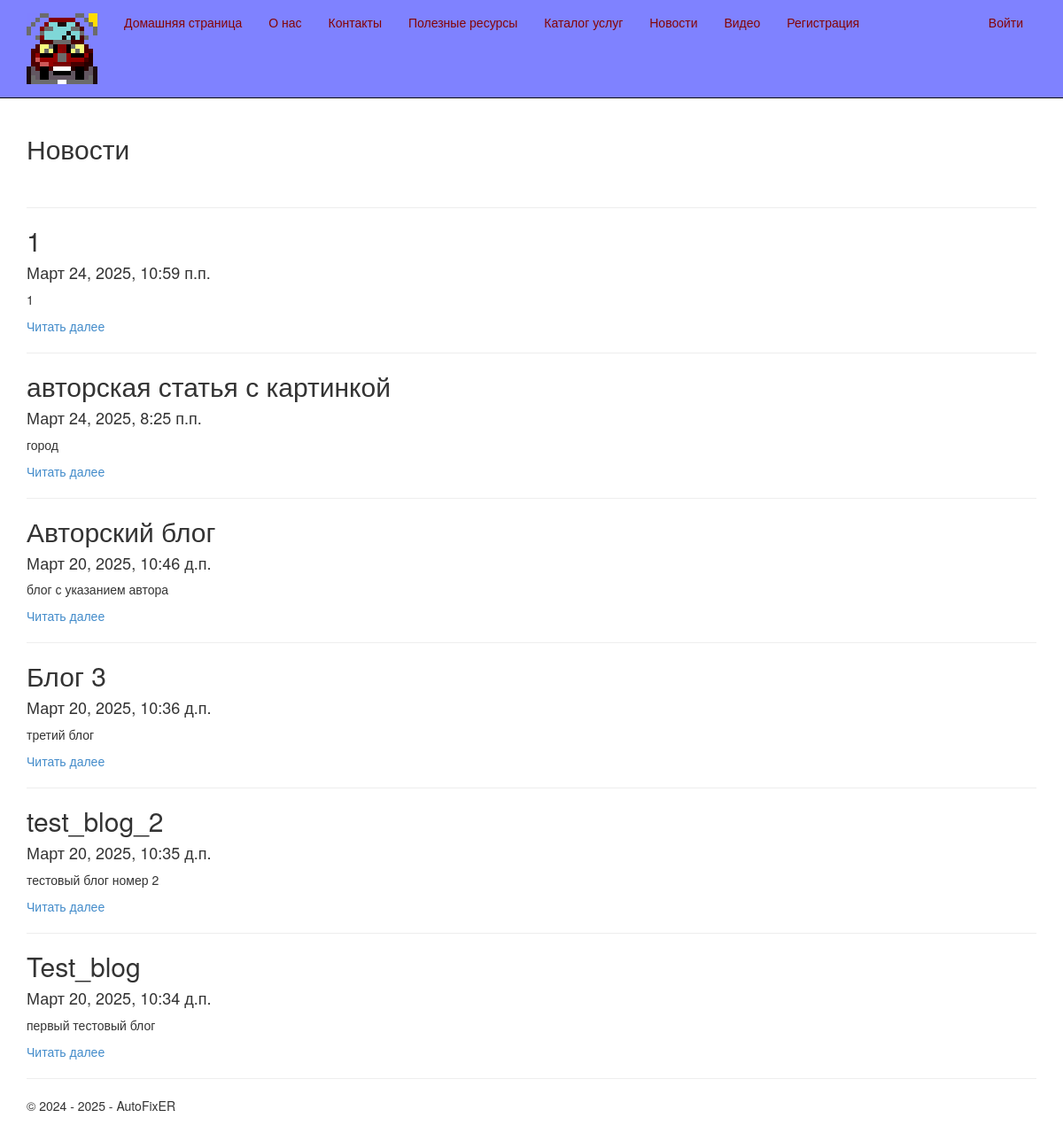
/blog/, run on an earlier commit of the app's database.
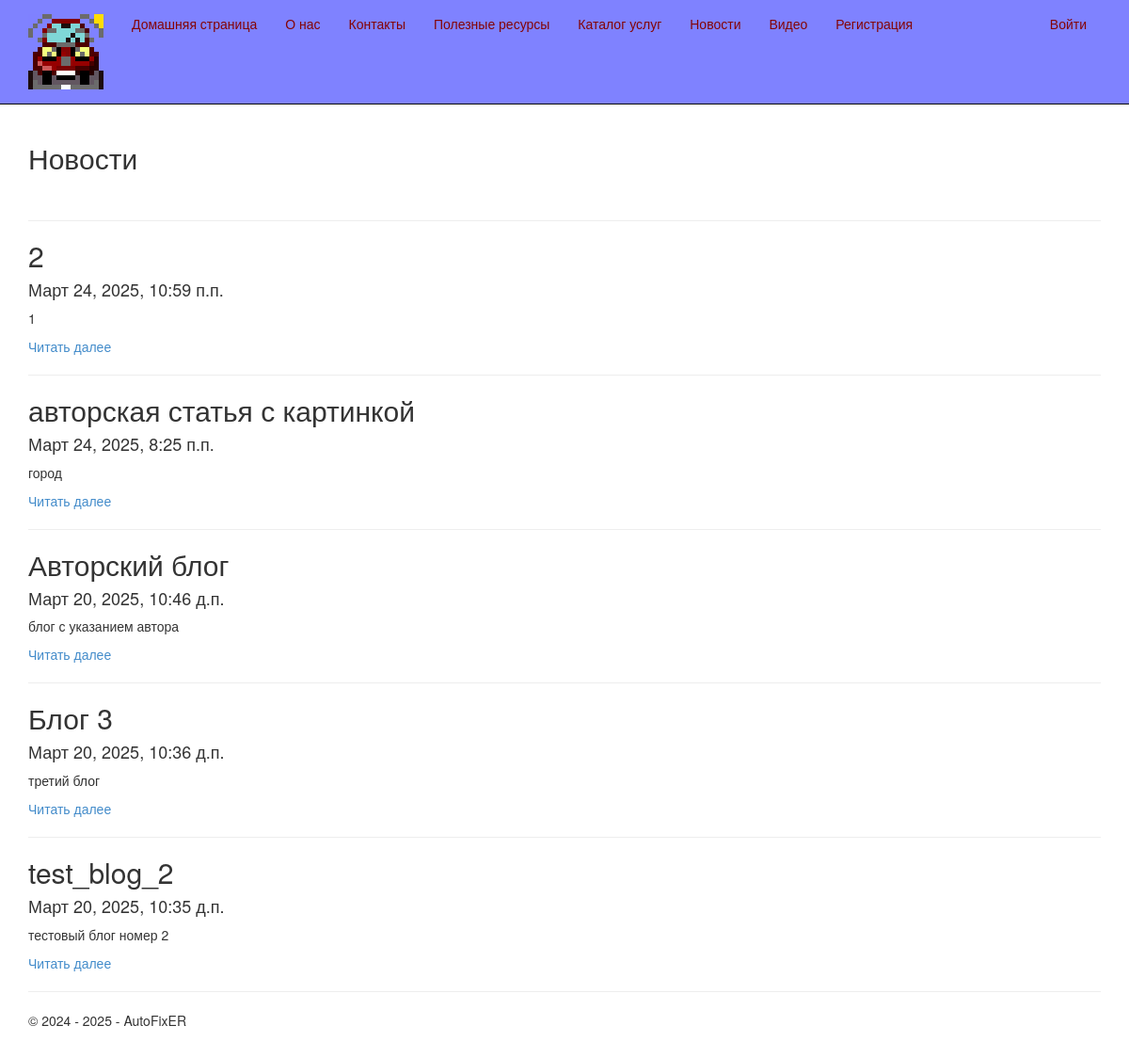
And on a later commit of the database.
### app/models.py (models this page shows, shortened)
class Blog(models.Model):
    title = models.CharField(max_length=100, unique_for_date="posted", verbose_name="Заголовок")
    description = models.TextField(verbose_name="Краткое содержание")
    content = models.TextField(verbose_name="Полное содержание")
    posted = models.DateTimeField(default=datetime.now(), db_index=True, verbose_name="Опубликована")
    author = models.ForeignKey(User, null=True, blank=True, on_delete = models.SET_NULL, verbose_name = "Автор")
    image = models.FileField(default='temp.jpg', verbose_name='Путь к картинке')
    class Meta:
        db_table = "Posts" # имя таблицы для модели
        ordering = ["-posted"] # порядок сортировки данных в модели ("-" означает по убыванию)
        verbose_name = "статья блога" # имя, под которым модель будет отображаться в административном разделе (для одной статьи блога)
        verbose_name_plural = "статьи блога" # тоже для всех статей блога

### app/views.py (the view)
# urls.py: path('blog/', views.blog, name='blog'),
def blog(request):
    assert isinstance(request, HttpRequest)
    posts = Blog.objects.all()
    return render(
        request,
        'app/blog.html',
        {
            'title':'Новости',
            'posts': posts,
            'year':datetime.now().year,
            }
        )

### app/templates/app/blog.html (shortened to what this page needs)
{% extends "app/layout.html" %}
{% block content %}
<h2>{{ title }}</h2> <br />
{% for post in posts %}
<hr/>
<div class="">
<h2> {{post.title}} </h2>
<h4> {{post.posted}} </h4>
<p> {{post.description}} </p>
<p><a href="{% url 'blogpost' parametr=post.id %}"> Читать далее </a> </p>
</div>
{% endfor %}
{% endblock %}

What changed in the data, as far as the page shows it:
removed Blog: title "Test_blog", posted "Март 20, 2025, 10:34 д.п.", description "первый тестовый блог"
changed Blog "Март 24, 2025, 10:59 п.п.": title "1" → "2"
